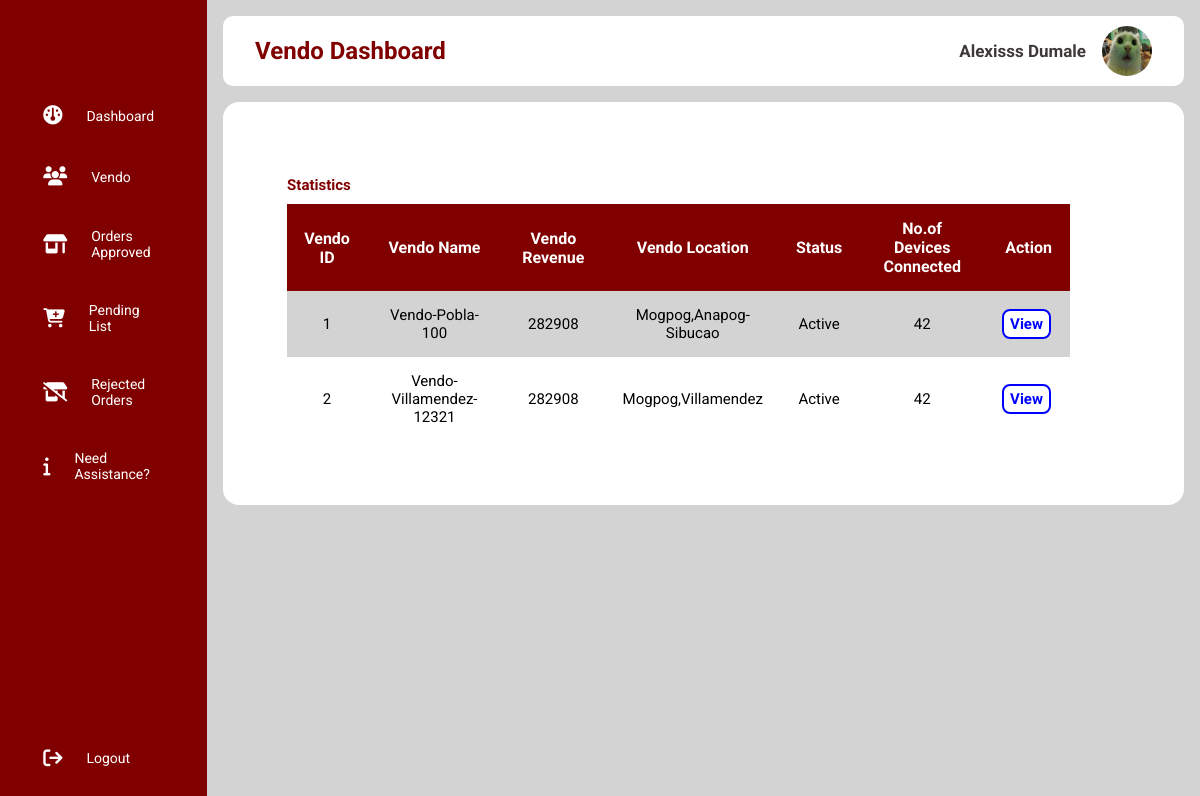
The app's page /admin/vendo.php (signed in) with its own data.
### tables this page shows
CREATE TABLE `vendo_machines` (
  `id` int(11) NOT NULL,
  `vendo_name` varchar(250) NOT NULL,
  `vendo_location` varchar(250) NOT NULL,
  `vendo_revenue` varchar(250) NOT NULL,
  `status` varchar(10) NOT NULL,
  `no_con_device` int(10) NOT NULL
);

### object/vendo.php (called while the page is built, shortened)
<?php
class Vendo {
	private $conn;
	private $table_name = "vendo_machines";
    	public function __construct($db) {
		$this->conn = $db;
	}
    function readVendo(){
		$query = "SELECT * FROM
					" . $this->table_name . "";
		$stmt = $this->conn->prepare($query);
		$stmt->execute();
		return $stmt;
	}
}
?>

### admin/vendo.php (the view, shortened to what this page needs)
<?php
include_once '../object/vendo.php';
$database = new Database();
$db = $database->getConnection();
$vendo = new vendo($db);
include_once 'sidebar.php';
include_once 'layout_head.php';
$stmt = $vendo->readVendo();
$num = $stmt->rowCount();
?>
<div class="panel_container">
    <h3 class="main_title">Statistics</h3>
<div class="panel2_wrapper">
    <?php
    if ($num > 0) {
        echo "<div class='table_container'>";
        echo "<table>";
        echo "<thead>";
        echo "<tr>";
        echo "<th>Vendo ID</th>";
        echo "<th>Vendo Name</th>";
        echo "<th>Vendo Revenue</th>";
        echo "<th>Vendo Location</th>";
        echo "<th>Status</th>";
        echo "<th>No.of Devices Connected</th>";
        echo "<th>Action</th>";
        echo "</tr>";
        echo "</thead>";
        echo "<tbody>";
        while ($row = $stmt->fetch(PDO::FETCH_ASSOC)) {
            extract($row);
            echo "<tr>";
            echo "<td>{$id}</td>";
            echo "<td>{$vendo_name}</td>";
            echo "<td>{$vendo_revenue}</td>";
            echo "<td>{$vendo_location}</td>";
            echo "<td>{$status}</td>";
            echo "<td>{$no_con_device}</td>";
            echo "<td>";
            if ($status == "Approved") {
                echo "<a href='../admin/view_request.php?oid={$id}' class='action_btn1'>View</a>";
            }elseif ($status == "Updated") {
                echo "<a href='../admin/view_request.php?oid={$id}' class='action_btn1'>View</a>";
                echo "<a decline-id='{$id}' class='action_btn3 decline-object'>Decline</a>";
            }elseif ($status == "Declined") {
                echo "<a href='../admin/view_request.php?oid={$id}' class='action_btn1'>View</a>";
            }else {
                echo "<a href='../admin/view_request.php?oid={$id}' class='action_btn1'>View</a>";
            }
            echo "</td>";
            echo "</tr>";
        }
        echo "</tbody>";
    } else {
        echo "<div class='result_txt'>No transactions found.</div>";
    }
    ?>
</div>
<?php include_once 'layout_foot.php';?>

### libs/css/admin-style.css (style rules this page uses)
* { margin: 0; padding: 0; border: none; outline: none; box-sizing: border-box; font-family: Roboto; }
body { display: flex; }
.panel_container { background: white; padding: 2rem; border-radius: 10px; }
.main_title { color: maroon; padding-top: 10px; padding-bottom: 10px; font-size: 15px; width: 100%; text-align: left; }
.table_container { width: 100%; margin: 0 auto; }
table { width: 100%; border-collapse: collapse; }
thead { background: maroon; color: white; }
th { padding: 15px; text-align: center; }
tbody { background: lightgray; }
td { text-align: center; padding: 15px; font-size: 15px; text-transform: capitalize; }
tr:nth-child(even) { background: white; }
.panel2_wrapper { display: flex; flex-wrap: wrap; gap: 1rem; width: 94%; }
.action_btn1, .action_btn2, .action_btn3 { text-decoration: none; border-radius: 8px; font-weight: bold; background-color: white; transition-duration: 0.3s; margin-right: 4px; padding: 4px 6px; }
.action_btn1 { border: 2px solid blue; color: blue; }

### records on screen
vendo_machines: id "1", vendo_name "Vendo-Pobla-100", vendo_revenue "282908", vendo_location "Mogpog,anapog-Sibucao", status "Active", no_con_device "42"
vendo_machines: id "2", vendo_name "Vendo-Villamendez-12321", vendo_revenue "282908", vendo_location "Mogpog,villamendez", status "Active", no_con_device "42"

### other values on screen
$page_title "Vendo Dashboard"
$_SESSION['firstname'] "Alexisss"
$_SESSION['lastname'] "Dumale"
